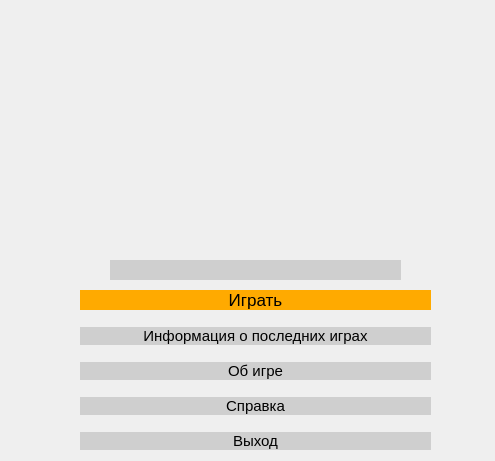
<?xml version="1.0" encoding="UTF-8"?>
<ui version="4.0">
 <class>Main_menu</class>
 <widget class="QWidget" name="Main_menu">
  <property name="geometry">
   <rect>
    <x>0</x>
    <y>0</y>
    <width>495</width>
    <height>461</height>
   </rect>
  </property>
  <property name="minimumSize">
   <size>
    <width>495</width>
    <height>461</height>
   </size>
  </property>
  <property name="maximumSize">
   <size>
    <width>495</width>
    <height>461</height>
   </size>
  </property>
  <property name="windowTitle">
   <string>Widget</string>
  </property>
  <widget class="QWidget" name="verticalLayoutWidget">
   <property name="geometry">
    <rect>
     <x>80</x>
     <y>280</y>
     <width>351</width>
     <height>181</height>
    </rect>
   </property>
   <layout class="QVBoxLayout" name="verticalLayout" stretch="0,0,0,0,0">
    <property name="spacing">
     <number>7</number>
    </property>
    <property name="leftMargin">
     <number>0</number>
    </property>
    <property name="topMargin">
     <number>0</number>
    </property>
    <property name="rightMargin">
     <number>0</number>
    </property>
    <property name="bottomMargin">
     <number>0</number>
    </property>
    <item>
     <widget class="QPushButton" name="Game">
      <property name="font">
       <font>
        <pointsize>13</pointsize>
        <underline>false</underline>
        <stylestrategy>PreferDefault</stylestrategy>
       </font>
      </property>
      <property name="mouseTracking">
       <bool>false</bool>
      </property>
      <property name="styleSheet">
       <string notr="true">QPushButton{
background:rgb(255, 170, 0);
border: none;
}
QPushButton:hover{
background-color: rgb(239, 159, 0);
border: none;
}
</string>
      </property>
      <property name="text">
       <string>Играть</string>
      </property>
     </widget>
    </item>
    <item>
     <widget class="QPushButton" name="Last_Game">
      <property name="font">
       <font>
        <pointsize>11</pointsize>
       </font>
      </property>
      <property name="styleSheet">
       <string notr="true">QPushButton{
background-color: rgb(207, 207, 207);
border: none;
}
QPushButton:hover{
background-color: rgb(195, 195, 195);
border: none;
}
</string>
      </property>
      <property name="text">
       <string>Информация о последних играх</string>
      </property>
     </widget>
    </item>
    <item>
     <widget class="QPushButton" name="About_the_game">
      <property name="font">
       <font>
        <pointsize>11</pointsize>
       </font>
      </property>
      <property name="styleSheet">
       <string notr="true">QPushButton{
background-color: rgb(207, 207, 207);
border: none;
}
QPushButton:hover{
background-color: rgb(195, 195, 195);
border: none;
}
</string>
      </property>
      <property name="text">
       <string>Об игре</string>
      </property>
     </widget>
    </item>
    <item>
     <widget class="QPushButton" name="sprayka">
      <property name="font">
       <font>
        <pointsize>11</pointsize>
       </font>
      </property>
      <property name="styleSheet">
       <string notr="true">QPushButton{
background-color: rgb(207, 207, 207);
border: none;
}
QPushButton:hover{
background-color: rgb(195, 195, 195);
border: none;
}
</string>
      </property>
      <property name="text">
       <string>Справка</string>
      </property>
     </widget>
    </item>
    <item>
     <widget class="QPushButton" name="ExitMenu">
      <property name="font">
       <font>
        <pointsize>11</pointsize>
       </font>
      </property>
      <property name="styleSheet">
       <string notr="true">QPushButton{
background-color: rgb(207, 207, 207);
border: none;
}
QPushButton:hover{
background-color: rgb(195, 195, 195);
border: none;
}
</string>
      </property>
      <property name="text">
       <string>Выход</string>
      </property>
     </widget>
    </item>
   </layout>
  </widget>
  <widget class="QLabel" name="lagatip">
   <property name="geometry">
    <rect>
     <x>130</x>
     <y>10</y>
     <width>241</width>
     <height>241</height>
    </rect>
   </property>
   <property name="text">
    <string/>
   </property>
   <property name="pixmap">
    <pixmap>Resource/img/lagatip.png</pixmap>
   </property>
   <property name="scaledContents">
    <bool>false</bool>
   </property>
  </widget>
  <widget class="QLabel" name="fon">
   <property name="enabled">
    <bool>true</bool>
   </property>
   <property name="geometry">
    <rect>
     <x>-60</x>
     <y>-60</y>
     <width>1920</width>
     <height>1080</height>
    </rect>
   </property>
   <property name="text">
    <string/>
   </property>
   <property name="pixmap">
    <pixmap resource="resource.qrc">:/resource/Resource/img/fon.png</pixmap>
   </property>
  </widget>
  <widget class="QLabel" name="name_players">
   <property name="enabled">
    <bool>true</bool>
   </property>
   <property name="geometry">
    <rect>
     <x>110</x>
     <y>260</y>
     <width>291</width>
     <height>20</height>
    </rect>
   </property>
   <property name="font">
    <font>
     <pointsize>10</pointsize>
     <weight>75</weight>
     <bold>true</bold>
    </font>
   </property>
   <property name="autoFillBackground">
    <bool>false</bool>
   </property>
   <property name="styleSheet">
    <string notr="true">background-color: rgb(207, 207, 207);
border: none;</string>
   </property>
   <property name="text">
    <string/>
   </property>
   <property name="textFormat">
    <enum>Qt::AutoText</enum>
   </property>
   <property name="scaledContents">
    <bool>false</bool>
   </property>
   <property name="alignment">
    <set>Qt::AlignCenter</set>
   </property>
  </widget>
  <zorder>fon</zorder>
  <zorder>verticalLayoutWidget</zorder>
  <zorder>lagatip</zorder>
  <zorder>name_players</zorder>
 </widget>
 <resources>
  <include location="resource.qrc"/>
 </resources>
 <connections/>
</ui>
